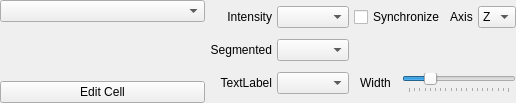
<?xml version="1.0" encoding="UTF-8"?>
<ui version="4.0">
 <class>vtk_viewer_select_mode</class>
 <widget class="QWidget" name="vtk_viewer_select_mode">
  <property name="geometry">
   <rect>
    <x>0</x>
    <y>0</y>
    <width>516</width>
    <height>103</height>
   </rect>
  </property>
  <property name="sizePolicy">
   <sizepolicy hsizetype="Preferred" vsizetype="Preferred">
    <horstretch>0</horstretch>
    <verstretch>0</verstretch>
   </sizepolicy>
  </property>
  <property name="contextMenuPolicy">
   <enum>Qt::NoContextMenu</enum>
  </property>
  <property name="windowTitle">
   <string>Form</string>
  </property>
  <property name="layoutDirection">
   <enum>Qt::LeftToRight</enum>
  </property>
  <layout class="QGridLayout" name="gridLayout_2">
   <property name="margin">
    <number>0</number>
   </property>
   <property name="spacing">
    <number>5</number>
   </property>
   <item row="0" column="2" rowspan="3">
    <layout class="QGridLayout" name="gridLayout">
     <property name="sizeConstraint">
      <enum>QLayout::SetDefaultConstraint</enum>
     </property>
     <item row="3" column="2">
      <widget class="QLabel" name="polydata_label">
       <property name="mouseTracking">
        <bool>true</bool>
       </property>
       <property name="toolTip">
        <string>choose your points</string>
       </property>
       <property name="text">
        <string>TextLabel</string>
       </property>
       <property name="alignment">
        <set>Qt::AlignRight|Qt::AlignTrailing|Qt::AlignVCenter</set>
       </property>
      </widget>
     </item>
     <item row="2" column="3">
      <widget class="QComboBox" name="image1_cb">
       <property name="layoutDirection">
        <enum>Qt::LeftToRight</enum>
       </property>
      </widget>
     </item>
     <item row="2" column="2">
      <widget class="QLabel" name="image1_label">
       <property name="toolTip">
        <string>choose your segmented matrix</string>
       </property>
       <property name="layoutDirection">
        <enum>Qt::LeftToRight</enum>
       </property>
       <property name="text">
        <string>&lt;html&gt;&lt;head/&gt;&lt;body&gt;&lt;p&gt;Segmented&lt;/p&gt;&lt;/body&gt;&lt;/html&gt;</string>
       </property>
       <property name="alignment">
        <set>Qt::AlignRight|Qt::AlignTrailing|Qt::AlignVCenter</set>
       </property>
      </widget>
     </item>
     <item row="3" column="3">
      <widget class="QComboBox" name="polydata_cb">
       <property name="enabled">
        <bool>true</bool>
       </property>
       <property name="frame">
        <bool>true</bool>
       </property>
      </widget>
     </item>
     <item row="1" column="3">
      <widget class="QComboBox" name="image2_cb"/>
     </item>
     <item row="1" column="2">
      <widget class="QLabel" name="image2_label">
       <property name="toolTip">
        <string>choose your intensity matrix</string>
       </property>
       <property name="text">
        <string>&lt;html&gt;&lt;head/&gt;&lt;body&gt;&lt;p&gt;Intensity&lt;/p&gt;&lt;/body&gt;&lt;/html&gt;</string>
       </property>
       <property name="alignment">
        <set>Qt::AlignRight|Qt::AlignTrailing|Qt::AlignVCenter</set>
       </property>
      </widget>
     </item>
     <item row="3" column="4">
      <widget class="QLabel" name="slice_label">
       <property name="text">
        <string>Width</string>
       </property>
       <property name="alignment">
        <set>Qt::AlignCenter</set>
       </property>
      </widget>
     </item>
     <item row="1" column="4" colspan="2">
      <widget class="QCheckBox" name="synchro_cb">
       <property name="text">
        <string>Synchronize</string>
       </property>
      </widget>
     </item>
     <item row="1" column="6">
      <widget class="QLabel" name="axis_label">
       <property name="text">
        <string>Axis</string>
       </property>
       <property name="alignment">
        <set>Qt::AlignCenter</set>
       </property>
      </widget>
     </item>
     <item row="1" column="7">
      <widget class="QComboBox" name="axis_cb">
       <property name="currentIndex">
        <number>2</number>
       </property>
       <item>
        <property name="text">
         <string>X</string>
        </property>
       </item>
       <item>
        <property name="text">
         <string>Y</string>
        </property>
       </item>
       <item>
        <property name="text">
         <string>Z</string>
        </property>
       </item>
      </widget>
     </item>
     <item row="3" column="5" colspan="3">
      <widget class="QSlider" name="slice_slider">
       <property name="minimum">
        <number>1</number>
       </property>
       <property name="maximum">
        <number>20</number>
       </property>
       <property name="value">
        <number>5</number>
       </property>
       <property name="orientation">
        <enum>Qt::Horizontal</enum>
       </property>
       <property name="tickPosition">
        <enum>QSlider::TicksBelow</enum>
       </property>
       <property name="tickInterval">
        <number>1</number>
       </property>
      </widget>
     </item>
    </layout>
   </item>
   <item row="0" column="0">
    <widget class="QComboBox" name="cb_interactor_choice">
     <property name="toolTip">
      <string>choose your interaction mode</string>
     </property>
    </widget>
   </item>
   <item row="2" column="0">
    <widget class="QPushButton" name="action_launch_button">
     <property name="sizePolicy">
      <sizepolicy hsizetype="Preferred" vsizetype="Fixed">
       <horstretch>0</horstretch>
       <verstretch>0</verstretch>
      </sizepolicy>
     </property>
     <property name="minimumSize">
      <size>
       <width>0</width>
       <height>0</height>
      </size>
     </property>
     <property name="maximumSize">
      <size>
       <width>16777215</width>
       <height>16777215</height>
      </size>
     </property>
     <property name="baseSize">
      <size>
       <width>0</width>
       <height>0</height>
      </size>
     </property>
     <property name="toolTip">
      <string>Start the selected cell edition</string>
     </property>
     <property name="text">
      <string>Edit Cell</string>
     </property>
     <property name="iconSize">
      <size>
       <width>16</width>
       <height>10</height>
      </size>
     </property>
    </widget>
   </item>
  </layout>
 </widget>
 <resources/>
 <connections/>
</ui>
